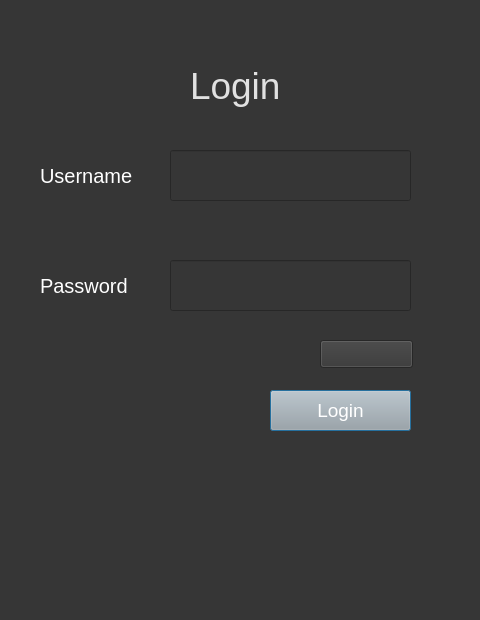
<?xml version="1.0" encoding="UTF-8"?>
<ui version="4.0">
 <class>Dialog</class>
 <widget class="QDialog" name="Dialog">
  <property name="geometry">
   <rect>
    <x>0</x>
    <y>0</y>
    <width>480</width>
    <height>620</height>
   </rect>
  </property>
  <property name="windowTitle">
   <string>Dialog</string>
  </property>
  <property name="styleSheet">
   <string notr="true">background-color: rgb(54, 54, 54);</string>
  </property>
  <widget class="QLabel" name="label">
   <property name="geometry">
    <rect>
     <x>190</x>
     <y>50</y>
     <width>121</width>
     <height>71</height>
    </rect>
   </property>
   <property name="styleSheet">
    <string notr="true">color:rgb(225, 225, 225); font-size:28pt;</string>
   </property>
   <property name="text">
    <string>Login</string>
   </property>
  </widget>
  <widget class="QLabel" name="label_2">
   <property name="geometry">
    <rect>
     <x>40</x>
     <y>160</y>
     <width>110</width>
     <height>31</height>
    </rect>
   </property>
   <property name="styleSheet">
    <string notr="true">font-size:15pt; color:rgb(255,255, 255)</string>
   </property>
   <property name="text">
    <string>Username</string>
   </property>
  </widget>
  <widget class="QLineEdit" name="email">
   <property name="geometry">
    <rect>
     <x>170</x>
     <y>150</y>
     <width>241</width>
     <height>51</height>
    </rect>
   </property>
   <property name="styleSheet">
    <string notr="true">font-size:14pt; color:rgb(243, 243, 243)</string>
   </property>
  </widget>
  <widget class="QLineEdit" name="password">
   <property name="geometry">
    <rect>
     <x>170</x>
     <y>260</y>
     <width>241</width>
     <height>51</height>
    </rect>
   </property>
   <property name="styleSheet">
    <string notr="true">font-size:14pt; color:rgb(243, 243, 243)</string>
   </property>
   <property name="text">
    <string/>
   </property>
  </widget>
  <widget class="QLabel" name="label_3">
   <property name="geometry">
    <rect>
     <x>40</x>
     <y>270</y>
     <width>111</width>
     <height>31</height>
    </rect>
   </property>
   <property name="styleSheet">
    <string notr="true">font-size:15pt; color:rgb(255,255, 255)</string>
   </property>
   <property name="text">
    <string>Password</string>
   </property>
  </widget>
  <widget class="QPushButton" name="loginbutton">
   <property name="geometry">
    <rect>
     <x>270</x>
     <y>390</y>
     <width>141</width>
     <height>41</height>
    </rect>
   </property>
   <property name="styleSheet">
    <string notr="true">background-color: rgb(167, 168, 167); font-size:14pt; color:rgb(255, 255, 255)</string>
   </property>
   <property name="text">
    <string>Login</string>
   </property>
  </widget>
  <widget class="QLabel" name="label_4">
   <property name="geometry">
    <rect>
     <x>180</x>
     <y>350</y>
     <width>171</width>
     <height>16</height>
    </rect>
   </property>
   <property name="styleSheet">
    <string notr="true">color:rgb(255, 255, 255)</string>
   </property>
   <property name="text">
    <string></string>
   </property>
  </widget>
  <widget class="QPushButton" name="createaccbutton">
   <property name="geometry">
    <rect>
     <x>320</x>
     <y>340</y>
     <width>93</width>
     <height>28</height>
    </rect>
   </property>
   <property name="styleSheet">
    <string notr="true">color:rgb(255, 255, 255)</string>
   </property>
   <property name="text">
    <string></string>
   </property>
  </widget>
 </widget>
 <resources/>
 <connections/>
</ui>
